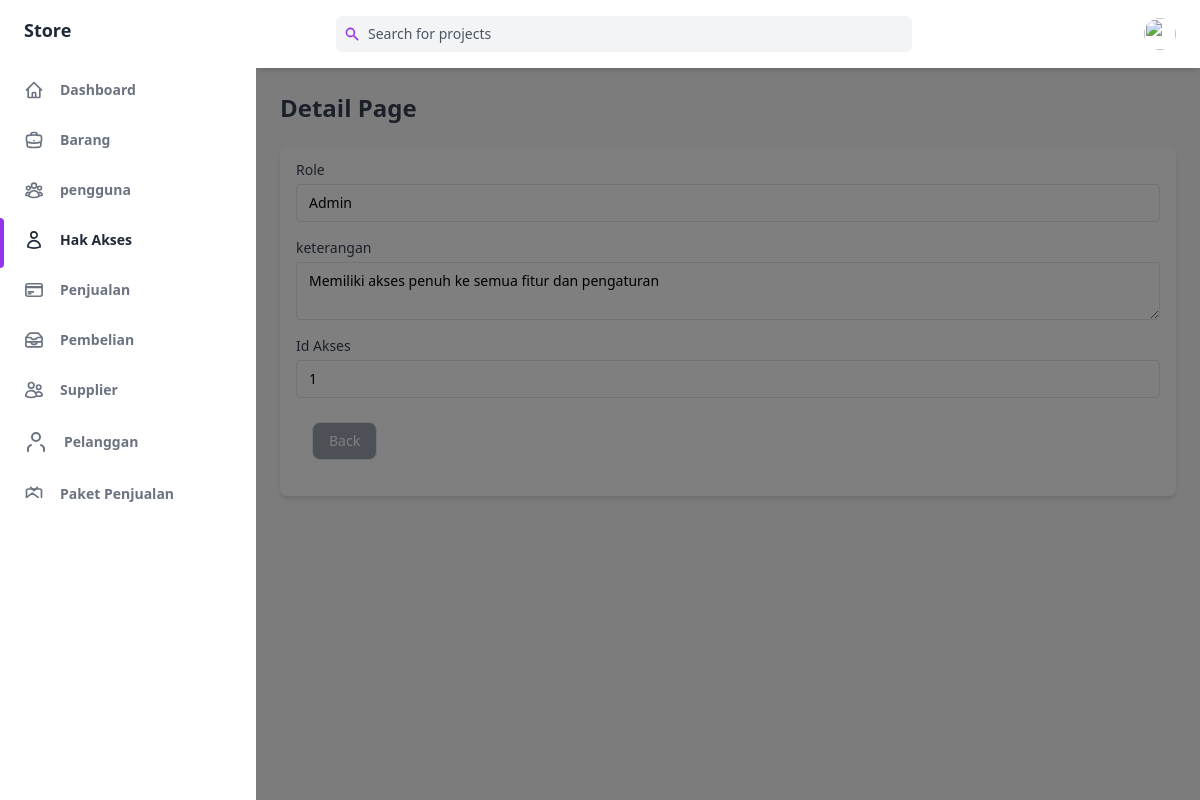
Page /public/role/detail/1 on the committed database.
### tables this page shows
CREATE TABLE `hak_akses` (
  `idAkses` int(255) NOT NULL,
  `namaAkses` varchar(255) NOT NULL,
  `keterangan` varchar(255) NOT NULL
);

### app/core/Controller.php (called while the page is built, shortened)
<?php
class Controller
{
    public function view($view, $data = [])
    {
        require_once '../app/views/' . $view . '.php';
    }
    public function model($model)
    {
        return new $model;
    }
}

### app/controllers/Role.php (called while the page is built, shortened)
<?php
class Role extends Controller
{
    public function detail($id)
    {
        $data['judul'] = 'Detail Hak Akses';
        $data['role'] = $this->model('role_model')->getRoleById($id);
        $this->view('role/detail', $data);
    }
}

### app/core/App.php (called while the page is built, shortened)
<?php
class App
{
   protected $method = 'index';
   protected $params = [];
   public function __construct()
   {
      $url = $this->parseURL();
      if (file_exists('../app/controllers/' . $url[0] . '.php')) {
         unset($url[0]);
      }
      $this->controller = new $this->controller;
      if (isset($url[1])) {
         if (method_exists($this->controller, $url[1])) {
            $this->method = $url[1];
            unset($url[1]);
         }
      }
      if (!empty($url)) {
         $this->params = array_values($url);
      }
      call_user_func_array([$this->controller, $this->method], $this->params);
   }
   public function parseURL()
   {
      if (isset($_GET['url'])) {
         $url = rtrim($_GET['url'], '/');
         $url = filter_var($url, FILTER_SANITIZE_URL);
         $url = explode('/', $url);
         return $url;
      } else {
         return ["home"];
      }
   }
}

### public/index.php (called while the page is built, shortened)
<?php
$app = new App;

### app/core/Database.php (called while the page is built, shortened)
<?php
class Database
{
    private $host = DB_HOST;
    private $user = DB_USER;
    private $pass = DB_PASS;
    private $db_name = DB_NAME;
    private $dbh;
    private $stmt;
    public function __construct()
    {
        $dsn = 'mysql:host=' . $this->host . ';dbname=' . $this->db_name;
        $option = [
            PDO::ATTR_PERSISTENT => true,
            PDO::ATTR_ERRMODE => PDO::ERRMODE_EXCEPTION
        ];
        try {
            $this->dbh = new PDO($dsn, $this->user, $this->pass, $option);
        } catch (PDOException $error) {
            die($error->getMessage());
        }
    }
    public function query($query)
    {
        $this->stmt = $this->dbh->prepare($query);
    }
    public function bind($param, $value, $type = null)
    {
        if (is_null($type)) {
            switch (true) {
                default:
                    $type = PDO::PARAM_STR;
            }
        }
        $this->stmt->bindValue($param, $value, $type);
    }
    public function execute()
    {
        $this->stmt->execute();
    }
    public function single()
    {
        $this->execute();
        return $this->stmt->fetch(PDO::FETCH_ASSOC);
    }
}

### app/models/role_model.php (called while the page is built, shortened)
<?php
class role_model
{
    private $table = 'hak_akses';
    private $db;
    public function __construct()
    {
        $this->db = new Database;
    }
    public function getRoleById($idAkses)
    {
        $this->db->query('SELECT * FROM ' . $this->table . ' WHERE idAkses =:idAkses');
        $this->db->bind('idAkses', $idAkses);
        return $this->db->single();
    }
}

### app/views/role/detail.php (the view, shortened to what this page needs)
<div class="flex h-screen bg-gray-50 dark:bg-gray-900" :class="{ 'overflow-hidden': isSideMenuOpen }">
    <aside class="z-20 hidden w-64 overflow-y-auto bg-white dark:bg-gray-800 md:block flex-shrink-0">
        <div class="py-4 text-gray-500 dark:text-gray-400">
            <a class="ml-6 text-lg font-bold text-gray-800 dark:text-gray-200" href="#">
                Store
            </a>
            <ul class="mt-6">
                <li class="relative px-6 py-3">
                    <a class="inline-flex items-center w-full text-sm font-semibold transition-colors duration-150 hover:text-gray-800 dark:hover:text-gray-200" href="<?= ROUTE_URL ?>/home">
                        <span class="ml-4">Dashboard</span>
                    </a>
                </li>
            </ul>
            <ul>
                <li class="relative px-6 py-3">
                    <a class="inline-flex items-center w-full text-sm font-semibold transition-colors duration-150 hover:text-gray-800 dark:hover:text-gray-200" href="<?= ROUTE_URL ?>/barang">
                        <span class="ml-4">Barang</span>
                    </a>
                </li>
                <li class="relative px-6 py-3">
                    <a class="inline-flex items-center w-full text-sm font-semibold transition-colors duration-150 hover:text-gray-800 dark:hover:text-gray-200" href="<?= ROUTE_URL ?>/pengguna">
                        <span class="ml-4">pengguna</span>
                    </a>
                </li>
                <li class="relative px-6 py-3">
                    <span class="absolute inset-y-0 left-0 w-1 bg-purple-600 rounded-tr-lg rounded-br-lg" aria-hidden="true"></span>
                    <a class="inline-flex items-center w-full text-sm font-semibold transition-colors duration-150 text-gray-800 dark:text-gray-100 hover:text-gray-800 dark:hover:text-gray-200" href="<?= ROUTE_URL ?>/role">
                        <span class="ml-4">Hak Akses</span>
                    </a>
                </li>
                <li class="relative px-6 py-3">
                    <a class="inline-flex items-center w-full text-sm font-semibold transition-colors duration-150 hover:text-gray-800 dark:hover:text-gray-200" href="<?= ROUTE_URL ?>/penjualan">
                        <span class="ml-4">Penjualan</span>
                    </a>
                </li>
                <li class="relative px-6 py-3">
                    <a class="inline-flex items-center w-full text-sm font-semibold transition-colors duration-150 hover:text-gray-800 dark:hover:text-gray-200" href="<?= ROUTE_URL ?>/pembelian">
                        <span class="ml-4">Pembelian</span>
                    </a>
                </li>
                <li class="relative px-6 py-3">
                    <a class="inline-flex items-center w-full text-sm font-semibold transition-colors duration-150 hover:text-gray-800 dark:hover:text-gray-200" href="<?= ROUTE_URL ?>/supplier">
                        <span class="ml-4">Supplier</span>
                    </a>
                </li>
                <li class="relative px-6 py-3">
                    <a class="inline-flex items-center w-full text-sm font-semibold transition-colors duration-150 hover:text-gray-800 dark:hover:text-gray-200" href="<?= ROUTE_URL ?>/pelanggan">
                        <svg xmlns="http://www.w3.org/2000/svg" width="24" height="24" viewBox="0 0 24 24" fill="none" stroke="currentColor" stroke-width="2" stroke-linecap="round" stroke-linejoin="round">
                            <path d="M20 21v-2a4 4 0 0 0-3-3.87"></path>
                            <path d="M4 21v-2a4 4 0 0 1 3-3.87"></path>
                            <circle cx="12" cy="7" r="4"></circle>
                        </svg>
                        <span class="ml-4">Pelanggan</span>
                    </a>
                </li>
                <li class="relative px-6 py-3">
                    <a class="inline-flex items-center w-full text-sm font-semibold transition-colors duration-150 hover:text-gray-800 dark:hover:text-gray-200" href="<?= ROUTE_URL ?>/paketPenjualan">
                        <svg class="w-5 h-5" aria-hidden="true" fill="none" stroke-linecap="round" stroke-linejoin="round" stroke-width="2" viewBox="0 0 24 24" stroke="currentColor">
                            <path d="M21 16V8a2 2 0 0 0-2-2H5a2 2 0 0 0-2 2v8" />
                            <path d="M3 16l7-5 7 5"></path>
                            <path d="M8 4l4 4 4-4"></path>
                        </svg>
                        <span class="ml-4">Paket Penjualan</span>
                    </a>
                </li>
            </ul>
        </div>
    </aside>
    <div x-show="isSideMenuOpen" x-transition:enter="transition ease-in-out duration-150" x-transition:enter-start="opacity-0" x-transition:enter-end="opacity-100" x-transition:leave="transition ease-in-out duration-150" x-transition:leave-start="opacity-100" x-transition:leave-end="opacity-0" class="fixed inset-0 z-10 flex items-end bg-black bg-opacity-50 sm:items-center sm:justify-center"></div>
    <div class="flex flex-col flex-1 w-full">
        <header class="z-10 py-4 bg-white shadow-md dark:bg-gray-800">
            <div class="container flex items-center justify-between h-full px-6 mx-auto text-purple-600 dark:text-purple-300">
                <div class="flex justify-center flex-1 lg:mr-32">
                    <div class="relative w-full max-w-xl mr-6 focus-within:text-purple-500">
                        <div class="absolute inset-y-0 flex items-center pl-2">
                            <svg class="w-4 h-4" aria-hidden="true" fill="currentColor" viewBox="0 0 20 20">
                                <path fill-rule="evenodd" d="M8 4a4 4 0 100 8 4 4 0 000-8zM2 8a6 6 0 1110.89 3.476l4.817 4.817a1 1 0 01-1.414 1.414l-4.816-4.816A6 6 0 012 8z" clip-rule="evenodd"></path>
                            </svg>
                        </div>
                        <input class="w-full pl-8 pr-2 text-sm text-gray-700 placeholder-gray-600 bg-gray-100 border-0 rounded-md dark:placeholder-gray-500 dark:focus:shadow-outline-gray dark:focus:placeholder-gray-600 dark:bg-gray-700 dark:text-gray-200 focus:placeholder-gray-500 focus:bg-white focus:border-purple-300 focus:outline-none focus:shadow-outline-purple form-input" type="text" placeholder="Search for projects" aria-label="Search" />
                    </div>
                </div>
                <ul class="flex items-center flex-shrink-0 space-x-6">
                    <li class="relative">
                        <button class="align-middle rounded-full focus:shadow-outline-purple focus:outline-none" @click="toggleProfileMenu" @keydown.escape="closeProfileMenu" aria-label="Account" aria-haspopup="true">
                            <img class="object-cover w-8 h-8 rounded-full" src="https://images.unsplash.com/photo-1502378735452-bc7d86632805?ixlib=rb-0.3.5&q=80&fm=jpg&crop=entropy&cs=tinysrgb&w=200&fit=max&s=aa3a807e1bbdfd4364d1f449eaa96d82" alt="" aria-hidden="true" />
                        </button>
                    </li>
                </ul>
            </div>
        </header>
        <main class="h-full pb-16 overflow-y-auto">
            <div class="container px-6 mx-auto grid">
                <h2 class="my-6 text-2xl font-semibold text-gray-700 dark:text-gray-200">
                    Detail Page
                </h2>
                <div class="px-4 py-3 mb-8 bg-white rounded-lg shadow-md dark:bg-gray-800">
                    <label class="block text-sm">
                        <span class="text-gray-700 dark:text-gray-400">Role</span>
                        <input class="block w-full mt-1 text-sm dark:border-gray-600 dark:bg-gray-700 focus:border-purple-400 focus:outline-none focus:shadow-outline-purple dark:text-gray-300 dark:focus:shadow-outline-gray form-input" value="<?= $data['role']['namaAkses']; ?>" readonly />
                    </label>
                    <label class="block mt-4 text-sm">
                        <span class="text-gray-700 dark:text-gray-400">keterangan</span>
                        <textarea class="block w-full mt-1 text-sm dark:border-gray-600 dark:bg-gray-700 focus:border-purple-400 focus:outline-none focus:shadow-outline-purple dark:text-gray-300 dark:focus:shadow-outline-gray form-input" readonly><?= $data['role']['keterangan']; ?></textarea>
                    </label>
                    <label class=" block mt-4 text-sm">
                        <span class="text-gray-700 dark:text-gray-400"> Id Akses </span>
                        <input class="block w-full mt-1 text-sm dark:border-gray-600 dark:bg-gray-700 focus:border-purple-400 focus:outline-none focus:shadow-outline-purple dark:text-gray-300 dark:focus:shadow-outline-gray form-input" value="<?= $data['role']['idAkses']; ?>" readonly />
                    </label>
                    <div class="flex">
                        <div class=" pl-4 my-6">
                            <a href="<?= ROUTE_URL ?>/role" class="flex items-center justify-between px-4 py-2 text-sm font-medium leading-5 text-white transition-colors duration-150 border rounded-lg dark:border-gray-600 dark:bg-gray-400 bg-gray-400 active:bg-gray-600 hover:bg-gray-700 focus:outline-none focus:shadow-outline-gray">
                                Back
                            </a>
                        </div>
                    </div>
                </div>
            </div>
        </main>
    </div>
</div>

### rows in the picture
hak_akses: namaAkses "Admin", keterangan "Memiliki akses penuh ke semua fitur dan pengaturan", idAkses "1"
